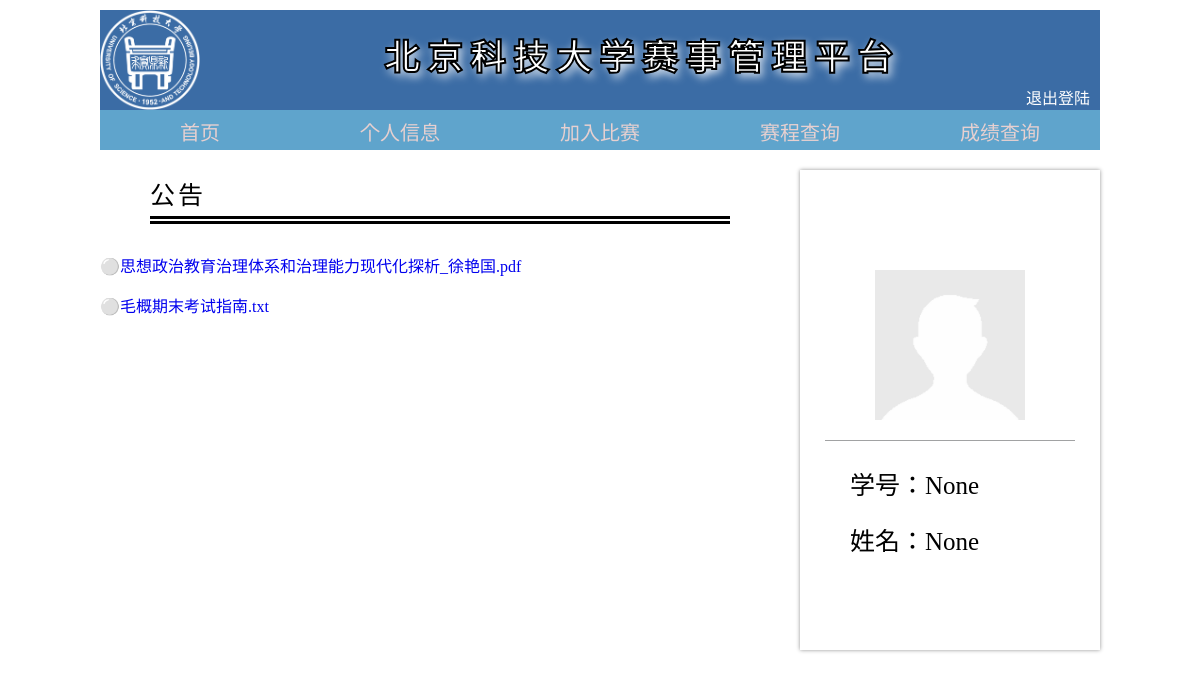
/home/, run on the app's committed database.
### controller/models.py (models this page shows)
class Notices(models.Model):
    noti_name = models.CharField(max_length=200, null=True, blank=True)

### controller/views.py (the view)
# urls.py: 2. Add a URL to urlpatterns:  path('', views.home, name='home')
def home(request):
    _name = request.session.get('name')
    _id = request.session.get('id')
    k = Notices.objects.filter()
    LIST = []
    for i in k:
        LIST.append(i)
    return render(request, 'home.html', {'name': _name, 'id': _id, 'notice_list': LIST})

### templates/home.html (shortened to what this page needs)
{% load static %}
<!Doctype html>
<html>
    <head>
                </head>
                <body>
                    <div class="d">
                        <div class="header">
                            <img src="{% static "img/lg.png" %}" class="logo" alt="北京科技大学"/>
                            <p class="n">北京科技大学赛事管理平台</p>
                            <a href="/logout/" class="logout">退出登陆</a>
                        </div>
                        <div class="daohang">
                            <a href = {% url 'HOME' %}  id="daohang_a" class="daohang_a" target="_blank">首页</a><a href={% url 'PRIVATE' %} id="daohang_a" class="daohang_a" target="_blank">个人信息</a><a href = {% url 'CHOICE' %} id="daohang_a" class="daohang_a" target="_blank">加入比赛</a><a href={% url 'CONSULT' %} id="daohang_a" class="daohang_a" target="_blank">赛程查询</a><a href={% url 'MARK' %} id="daohang_a" class="daohang_a" target="_blank">成绩查询</a>
                        </div>
                    </div>
                    <div class="third">
                        <div class="third_left">
                            <p class="gonggao">公告</p>
                        <br/>
                            <table style="left: -20%;text-align: center">
                                <tbody>
                                {% for noti in notice_list %}
                                    <p style="left: 20px"> ⚪<a href="{% url 'DOWNLOAD' noti.noti_name %}">{{ noti.noti_name }}</a> </p>
                                {% endfor %}
                                </tbody>
                            </table>
                        </div>
                        <div class="third_right">
                            <img src={% static "img/timg.jpg" %} class="touxiang" alt="头像"/>
                            <div class="name">
                                <p class="Name">学号：</p><p class="Name">{{ id }}</p>
                            </div>
                            <div class="name">
                                <p class="Name">姓名：</p><p class="Name">{{ name }}</p>
                            </div>
                        </div>
                    </div>
</body>
</html>

### templates/home.html (style rules this page uses)
body { width: 1000px; margin: 0 auto; background-color:rgb(255, 255, 255); }
.d { width: 1000px; margin: 10px 0px 0px 0px ; }
.header { width: 1000px; height: 100px; margin: 0; background-color: rgb(59, 108, 165); }
.logo { display: inline-block; width: auto; height: 100px; }
.n { font-size: 35px; text-align: center; margin: 0 auto; display: inline-block ; position: relative; top: -40px; left: 180px; font-family: "STHupo"; color: rgb(255, 255, 255); -webkit-text-stroke: 2px black; text-shadow: 3px 4px 10px white; font-weight:bold; letter-spacing: 8px; }
.logout { float:right; margin-top: 75px; margin-right: 10px; color: white; text-decoration:none }
.daohang { display: flex; width: 1000px; height: 40px; background-color:rgb(95, 164, 204); }
.daohang_a { color: rgb(231, 208, 208); text-decoration: none; width: 200px; font-size: 20px; text-align: center; padding-top: 6.5px; }
.third { width: 1000px; margin-top: 20px; height: 500px; display: grid; }
.third_left { width: 680px; margin-right: 20px; height: 500px; }
.gonggao { width: 580px; font-size: 25px; margin: 0; position: relative; left: 50px; top:5px; padding-bottom: 5px; border-bottom-style: double; border-bottom-width: 8px; letter-spacing: 3px; }
.third_right { width: 300px; height: 480px; position: relative; left: 700px; top:-500px; background-color: white; box-shadow: 0px 0px 4px 0px rgb(146, 146, 146) ; text-align: center; }
.touxiang { width: 150px; height: 150px; margin-top: 100px; padding-bottom: 20px; padding-left: 50px; padding-right: 50px; border-bottom: 0.5px solid rgb(161, 162, 163); }
.name { margin-top: 20px; text-align: left; position: relative; left: 50px; }
.Name { margin:0; font-size: 25px; display: inline; }
table { margin-left: 49px; margin-top:10px; text-align: center; }
a { text-decoration: none; }

### data on the page
Notices: noti_name "思想政治教育治理体系和治理能力现代化探析_徐艳国.pdf"
Notices: noti_name "毛概期末考试指南.txt"

### other printed values
{{ id }} "None"
{{ name }} "None"
